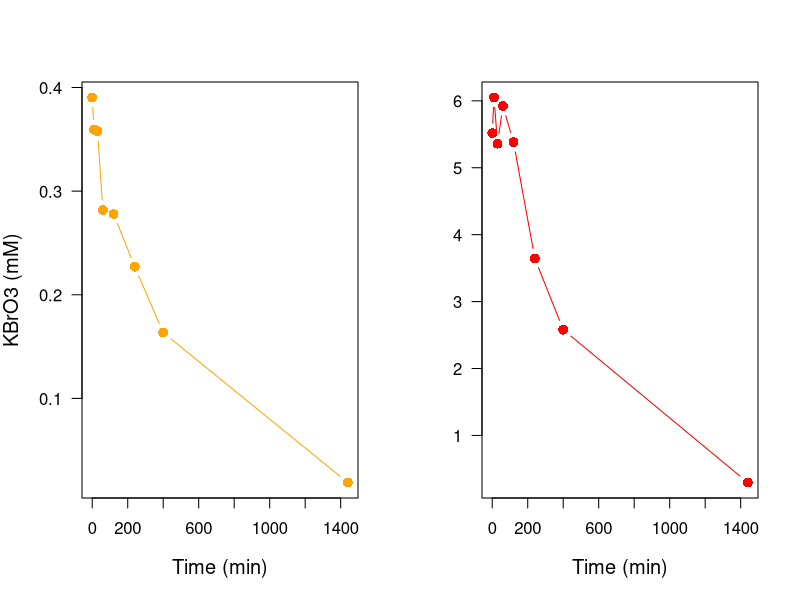
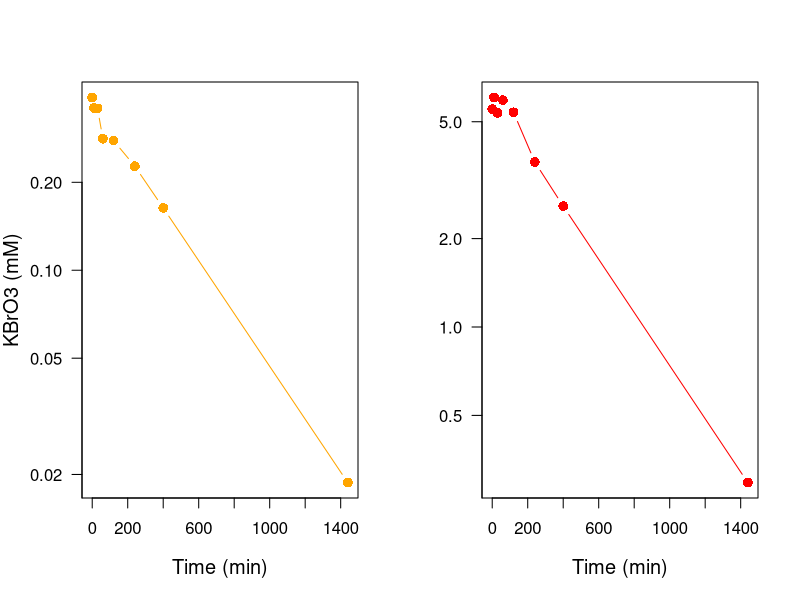
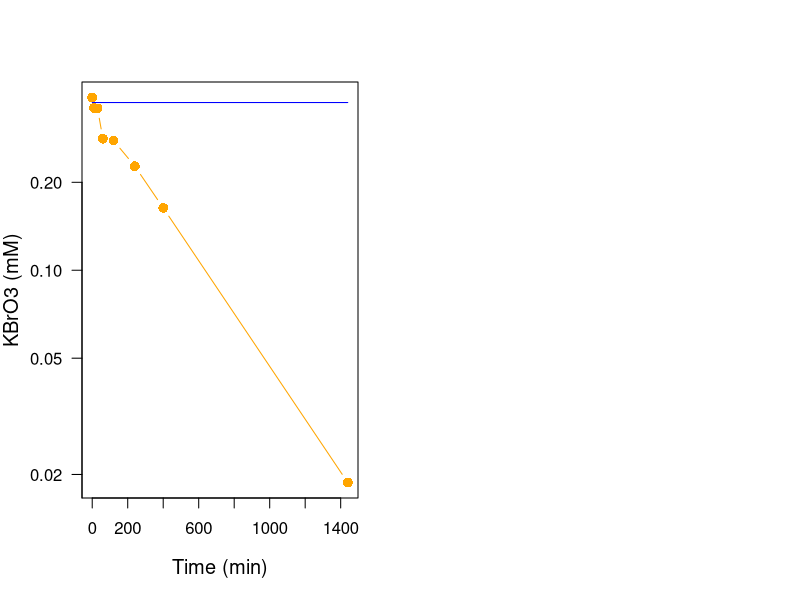

Here is the R script that generated these plots, in order: (Note: this script raises an error after producing the figures.)
# ===================
# We will fist model the in vitro kinetics of KBrO3 in RPTEC cells

# read the data from a file
kinetic.data = read.table("KBrO3_kinetics.txt")

# how big?
dim(kinetic.data)

# small: look at them all
kinetic.data

# plot them on two panels
par(mfrow=c(1,2))
plot(kinetic.data[,1], kinetic.data[,2], las=1, type="b",
     xlab="Time (min)", ylab="KBrO3 (mM)",
     log="", pch=16, cex=1.3, cex.lab=1.2, col="orange")
plot(kinetic.data[,1], kinetic.data[,3], las=1, type="b",
     xlab="Time (min)", ylab="",
     log="", pch=16, cex=1.3, cex.lab=1.2, col="red")

# now we need a model for those data
# they look like decreasing exponential (quite usual)
# It is customary to look at them on a log y-scale 
par(mfrow=c(1,2))
plot(kinetic.data[,1], kinetic.data[,2], las=1, type="b",
     xlab="Time (min)", ylab="KBrO3 (mM)",
     log="y", pch=16, cex=1.3, cex.lab=1.2, col="orange")
plot(kinetic.data[,1], kinetic.data[,3], las=1, type="b",
     xlab="Time (min)", ylab="",
     log="y", pch=16, cex=1.3, cex.lab=1.2, col="red")

# it seems that there is only one line (not two or more lines joined
# with different slopes. In this case a mono-exponential decrease model will
# probably do. That model would be:
# KBrO3 = C0 * exp(-k * time)

# what values should we give to parameters Co and k? Co is obvious
C0 = 0.375

# for k, try different values till you match the low dose data
k = 0

KBrO3 = C0 * exp(-k * kinetic.data[,1])

par(mfrow=c(1,2))
plot(kinetic.data[,1], kinetic.data[,2], las=1, type="b",
     xlab="Time (min)", ylab="KBrO3 (mM)",
     log="y", pch=16, cex=1.3, cex.lab=1.2, col="orange")
lines(kinetic.data[,1], KBrO3, col="blue")

# repeat the above lines, changing k value, till you find a decent fit
# report the value found:
k = ?

# does it work at high dose? (k might depend on the dose...)
# how would you check it?

# ==================================
# OK, so now we should have the KBrO3 kinetics about OK.
# let's reanalyze the KBrO3 - GSH data, taking the kinetics into account

# re-read the GSH data
data_GSH = read.table("data_GSH.txt", sep="\t", header=TRUE)
data_GSH

# replot the data
plot(data_GSH$KBrO3_mM, data_GSH$pct_control)

# remember that we fitted a Hill dose-response model to that data
Hill = function (x, EC50, n, from, diff) {
  return(from + diff * (x^n / (x^n + EC50^n)))
}

# x was the nominal (initial) concentration of KBrO3 in the medium,
# but now we know that KBrO3 disappears progressively (probably by
# reduction to bromide). So, what should be x? The GSH measurements were
# made after 1 hour. Should we take the concentration of KBrO3 at 1 hour, or
# or the average concentration over the 1st hour? <Discussion>

# if we take the concentration at 1h we should use
KBrO3 = C0 * exp(-k * 1 * 60) # 1 hour is 60 minutes...

# if we take the average we should use
KBrO3 = (-C0*exp(-k * 60)/k + C0*exp(0)/k) / (60 - 0)

# does it make a difference? why?

# let's try it
Hill(x=KBrO3, EC50=1, n=1)

# plot it...
# define a sequence of nominal concentrations
C0 = seq(0, 10, 0.1)
# the actual bromate concentration seen by the cells was:
? KBrO3 = C0 * exp(-k * 1 * 60)
? KBrO3 = (-C0*exp(-k * 60)/k + C0*exp(0)/k) / (60 - 0)
y = Hill(x=KBrO3, EC50=10, n=1, from=100, diff=-100)
plot(C0, y, type="b")

# now replot the data and overlay with the model
# make sure to define the axes limits before doing overlays...
xlims = c(0, 6) # a vector of min and max
ylims = c(0, 120)
plot(data_GSH$KBrO3_mM, data_GSH$pct_control, xlim=xlims, ylim=ylims, col="red")
par(new=T) # will overlay the next plot
plot(C0, y, type="l", xlim=xlims, ylim=ylims, xlab="", ylab="") # turn off labels

# now play with EC50 and N to fit the data better
## we have coupled PK and PD (dose-response)
